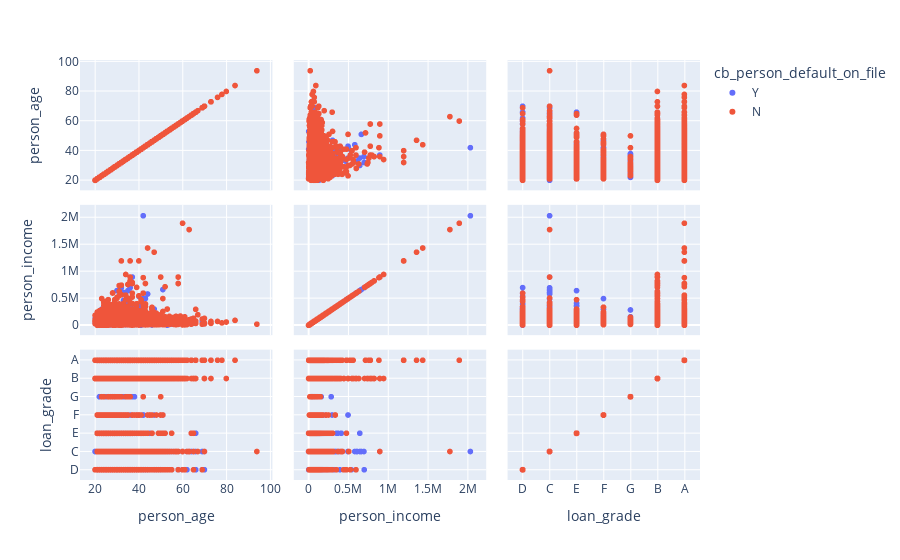

Notebook cell for this chart:
### Code cell
grafico = px.scatter_matrix(df, dimensions=['person_age', 'person_income', 'loan_grade'], color = 'cb_person_default_on_file')
grafico.show()

### Figure 1 — Plotly figure (JSON) as saved in the notebook; plotly's stock layout.template omitted (floating-point values rounded to 4 significant figures; data arrays with more than 128 entries replaced by an {"elided": "..."} marker saying what was removed)
{"data": [{"dimensions": [{"axis": {"matches": true}, "label": "person_age", "values": {"elided": "5745 int values"}}, {"axis": {"matches": true}, "label": "person_income", "values": {"elided": "5745 int values"}}, {"axis": {"matches": true}, "label": "loan_grade", "values": {"elided": "5745 str values"}}], "hovertemplate": "cb_person_default_on_file=Y<br>%{xaxis.title.text}=%{x}<br>%{yaxis.title.text}=%{y}<extra></extra>", "legendgroup": "Y", "marker": {"color": "#636efa", "symbol": "circle"}, "name": "Y", "showlegend": true, "type": "splom"}, {"dimensions": [{"axis": {"matches": true}, "label": "person_age", "values": {"elided": "26831 int values"}}, {"axis": {"matches": true}, "label": "person_income", "values": {"elided": "26831 int values"}}, {"axis": {"matches": true}, "label": "loan_grade", "values": {"elided": "26831 str values"}}], "hovertemplate": "cb_person_default_on_file=N<br>%{xaxis.title.text}=%{x}<br>%{yaxis.title.text}=%{y}<extra></extra>", "legendgroup": "N", "marker": {"color": "#EF553B", "symbol": "circle"}, "name": "N", "showlegend": true, "type": "splom"}], "layout": {"dragmode": "select", "legend": {"title": {"text": "cb_person_default_on_file"}, "tracegroupgap": 0}, "margin": {"t": 60}}}
